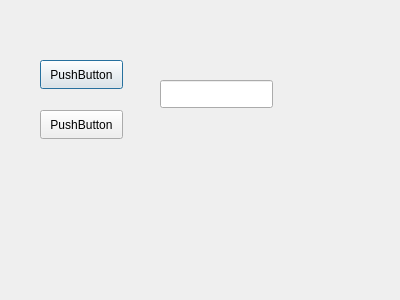
<?xml version="1.0" encoding="UTF-8"?>
<ui version="4.0">
 <class>Form1</class>
 <widget class="QDialog" name="Form1">
  <property name="geometry">
   <rect>
    <x>0</x>
    <y>0</y>
    <width>400</width>
    <height>300</height>
   </rect>
  </property>
  <property name="windowTitle">
   <string>Dialog</string>
  </property>
  <widget class="QPushButton" name="btnSave1">
   <property name="geometry">
    <rect>
     <x>40</x>
     <y>60</y>
     <width>83</width>
     <height>29</height>
    </rect>
   </property>
   <property name="text">
    <string>PushButton</string>
   </property>
  </widget>
  <widget class="QPushButton" name="btnSave2">
   <property name="geometry">
    <rect>
     <x>40</x>
     <y>110</y>
     <width>83</width>
     <height>29</height>
    </rect>
   </property>
   <property name="text">
    <string>PushButton</string>
   </property>
  </widget>
  <widget class="QLineEdit" name="lineEdit">
   <property name="geometry">
    <rect>
     <x>160</x>
     <y>80</y>
     <width>113</width>
     <height>28</height>
    </rect>
   </property>
  </widget>
 </widget>
 <resources/>
 <connections/>
</ui>
